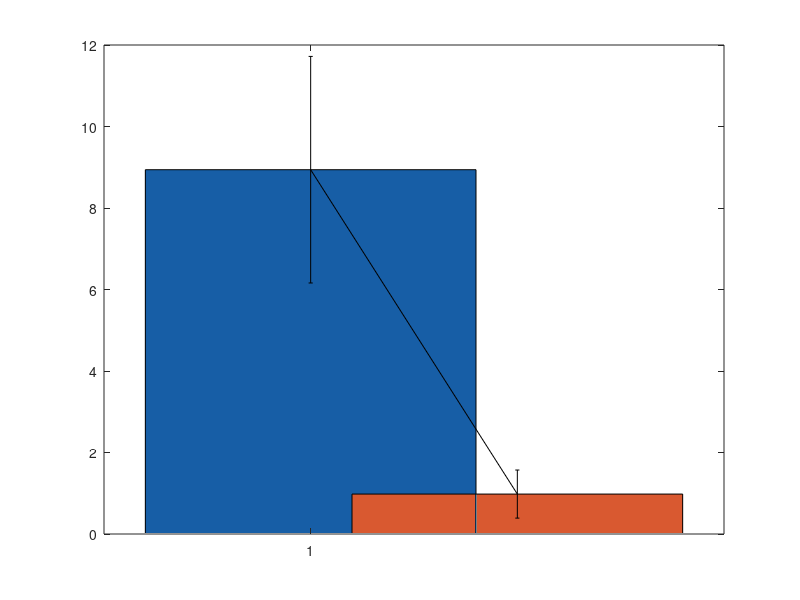

Write the MATLAB code that produced this figure. (Note: this script raises an error after producing the figure.)
%% BAR+SD-TEST D RMS(x)
% Data
labels = {'LQR', 'PID'};
RMS_x = [8.94,	0.98]; %RMS(x)- lqr&pid
sds = [2.78, 0.59]; % Standard deviations

% Bar Graphs, colors and Error Bars
figure;
bar(1, RMS_x(1), 'FaceColor',[0.09 0.37 0.65]); %LQR blue
hold on;
bar(2, RMS_x(2), 'FaceColor',[0.85 0.35 0.19]);%PID orange
hold on; 
errorbar(1:2, RMS_x, sds, sds, 'k', 'LineStyle', 'none', 'LineWidth', 1.2);%1;2-x locations, k-color code
% axes and labels
set(gca, 'XTick', 1:2, 'XTickLabel', labels); %gca=get current axis
ylabel('RMS(x) (cm)');
title('Test D: Comparison with RMS(x)');
grid on;
